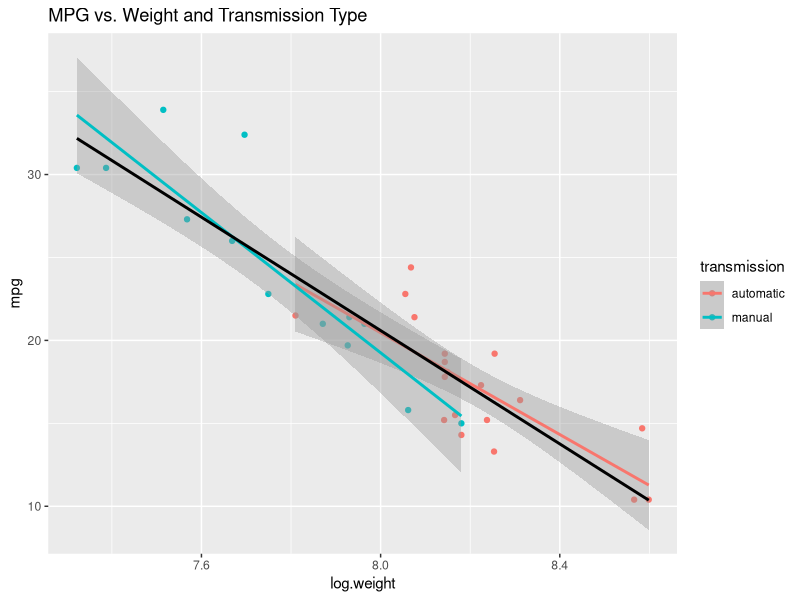
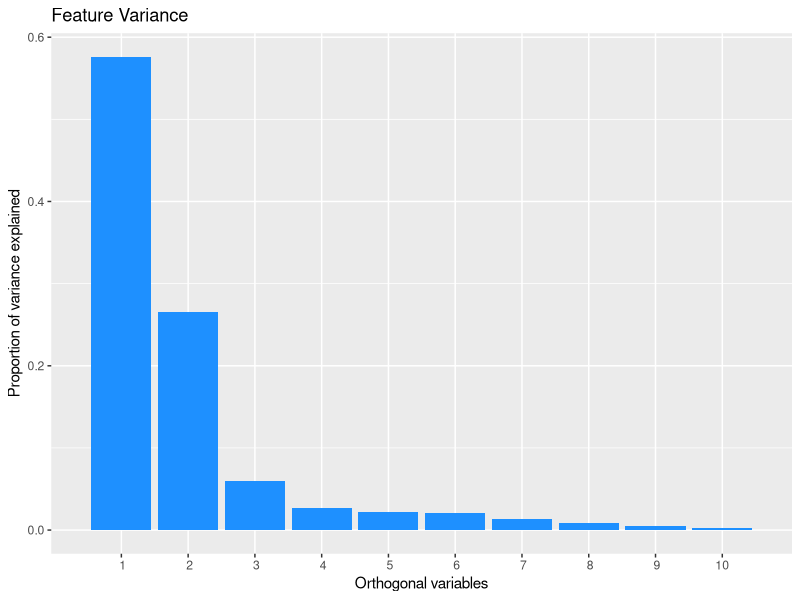
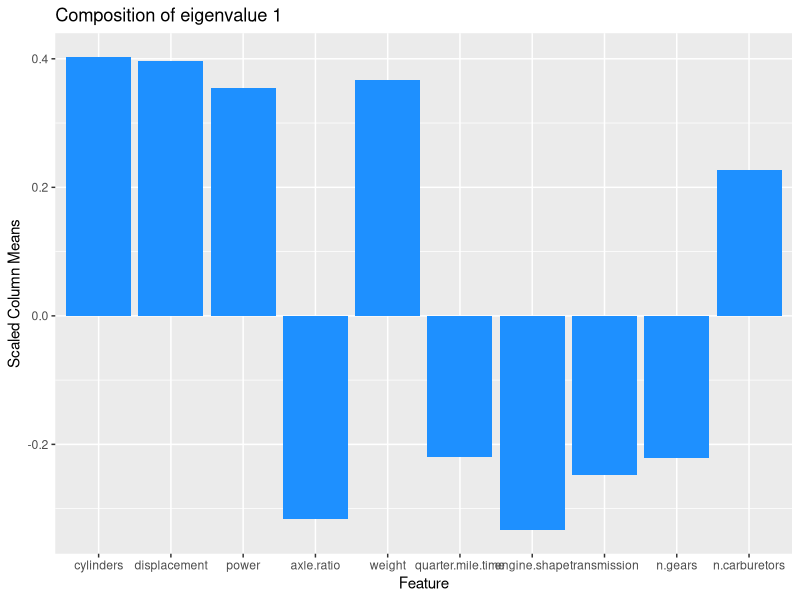
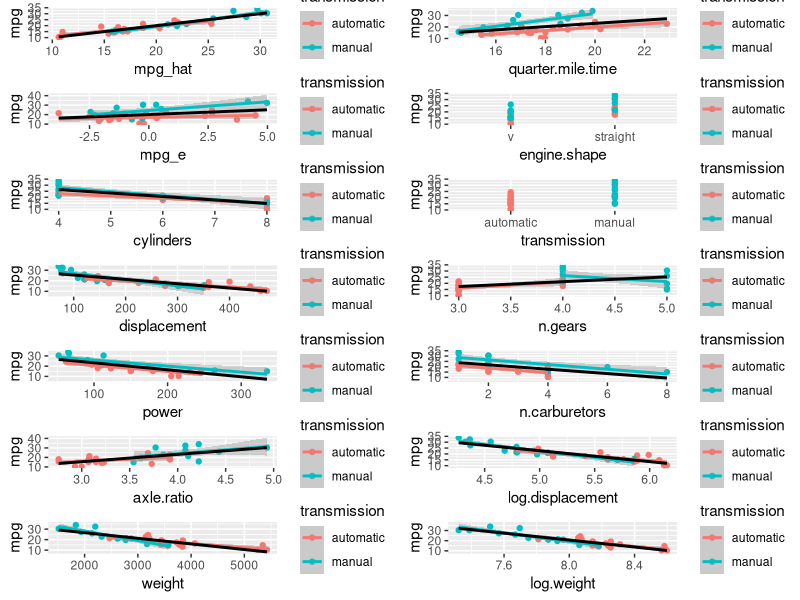
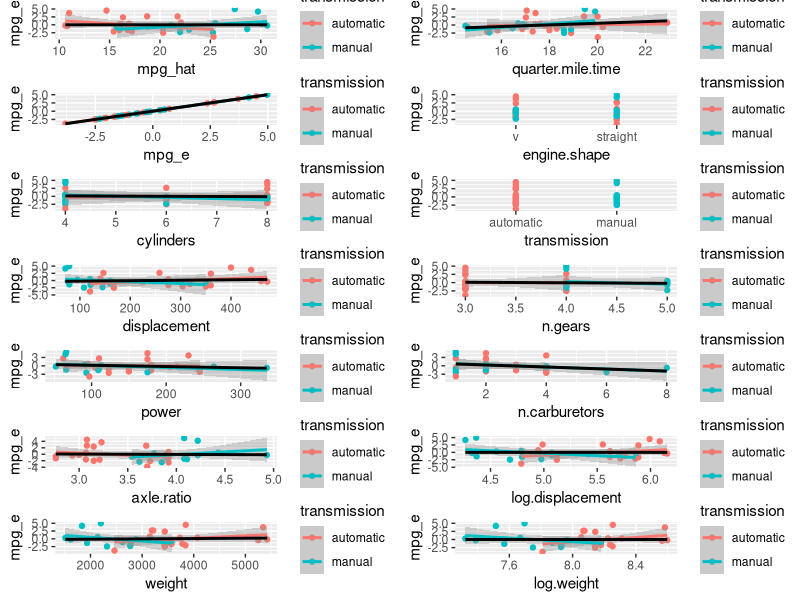

These charts were generated, in order, by the following R code:
## ---- chunk 1
library(datasets)
library(dplyr)
library(xtable)
# library(GGally)
library(ggplot2)

graphics.off()

setwd("~/../datascience/RegressionModels-MotorCars")
data(mtcars)

# ?mtcars

# rename vars
mtcars <- rename(mtcars, cylinders=cyl, displacement=disp, power=hp, 
                 axle.ratio=drat, weight=wt, quarter.mile.time=qsec, 
                 engine.shape=vs, transmission=am, n.gears=gear, 
                 n.carburetors=carb)

# move row names into it's own column
mtcars <-  mutate(mtcars, carnames=rownames(mtcars))
# move carnames to 1st column
mtcars <- mtcars[,c(ncol(mtcars),1:length(mtcars)-1)]
## ---- chunk 2
# clarify values based on ?mtcars info
mtcars <- mutate(mtcars,
                 weight=weight*1000,
                 engine.shape=factor(engine.shape, levels=c(0,1), 
                                     labels=c("v","straight")),
                 transmission=factor(transmission, levels=c(0,1),
                                     labels=c("automatic","manual")),
                 log.displacement=log(displacement),
                 log.weight=log(weight))

# for ease of using plot(myfit)
rownames(mtcars) <- mtcars$carnames
# note: engine.shape has levels(0,1) = ("v","straight")
#       transmission has levels(0,1) = ("auto","manual")
## ---- chunk 3
tab <- xtable(head(mtcars))
print(tab, type = "html")
## ---- chunk 4
mtcars %>% group_by(transmission) %>% summarize(mean(mpg))
## ---- chunk 5
# consider avoiding ggplot calls inside of a function. Behavior can be unpredictable
plot.mpg.by <- function(var, main=NULL) {
    ggplot(mtcars, aes_string(x=var, y="mpg", col="transmission")) +
        geom_point() + 
        geom_smooth(method="lm") +
        geom_smooth(aes_string(x=var, y="mpg"), method="lm", 
                    col="black", se=FALSE) +
        labs(title=main)
}
## ---- chunk 6
plot.mpg.by("log.weight", main="MPG vs. Weight and Transmission Type")
## ---- chunk 7
inputs <- select(mtcars, cylinders:n.carburetors)
mtcars.svd <- svd(scale(sapply(inputs, unclass)))

gg <- ggplot() + 
    geom_bar(aes(x=1:length(mtcars.svd$d), 
                 y=mtcars.svd$d^2/sum(mtcars.svd$d^2)),
             stat="identity",
             fill="dodgerblue") + 
    scale_x_discrete(limits=1:length(inputs)) +
    labs(title="Feature Variance") +
    labs(x="Orthogonal variables") +
    labs(y="Proportion of variance explained")
print(gg)
## ---- chunk 8
eigval <- 1
gg.svd.eigval <- ggplot() + 
    geom_bar(aes(x=1:length(inputs), y=mtcars.svd$v[,eigval]),
             stat="identity",
             fill="dodgerblue") + 
        scale_x_discrete(limits=names(inputs)) +
        labs(title=paste("Composition of eigenvalue",eigval)) +
        labs(x="Feature") +
        labs(y="Scaled Column Means")
print(gg.svd.eigval)
## ---- chunk 9
fit <- list()
fit[[1]] <- lm(mpg ~ transmission, data=mtcars)
fit[[2]] <- lm(mpg ~ transmission + log.weight, data=mtcars)
fit[[3]] <- lm(mpg ~ transmission + log.weight + log.displacement, data=mtcars)
fit[[4]] <- lm(mpg ~ transmission + log.weight + log.displacement +
               quarter.mile.time, data=mtcars)
fit[[5]] <- lm(mpg ~ transmission + 
                 log.weight + log.displacement +
                 cylinders + 
                 power + axle.ratio +
                 quarter.mile.time + engine.shape +
                 n.gears + n.carburetors, data=mtcars)

fit.anova <- anova(fit[[1]], fit[[2]], fit[[3]], fit[[4]], fit[[5]])
print(fit.anova)

bestmodel <- fit[[tail(which(fit.anova$"Pr(>F)" <= .05),n=1)]]
bestmodel.str <- deparse(bestmodel$call)
bestmodel.str <- paste0(bestmodel.str[1],bestmodel.str[2])
## ---- chunk 10
mtcars <- mutate(mtcars, 
                 mpg_hat = predict(bestmodel),
                 mpg_e = resid(bestmodel)) #mtcars$mpg - mpg_hat

# lines ignored for clarity
# move mpg_hat and mpg_e to 3rd and 4th columns
mtcars <- mtcars[,c(1,2,ncol(mtcars)-1, ncol(mtcars), 3:(length(mtcars)-2))]
## ---- chunk 11
# Multiple plot function
#
# ggplot objects can be passed in ..., or to plotlist (as a list of ggplot objects)
# - cols:   Number of columns in layout
# - layout: A matrix specifying the layout. If present, 'cols' is ignored.
#
# If the layout is something like matrix(c(1,2,3,3), nrow=2, byrow=TRUE),
# then plot 1 will go in the upper left, 2 will go in the upper right, and
# 3 will go all the way across the bottom.
#
# credit: http://www.cookbook-r.com/Graphs/Multiple_graphs_on_one_page_(ggplot2)/
# author: winston@stdout.org
#
multiplot <- function(..., plotlist=NULL, file, cols=1, layout=NULL) {
  library(grid)

  # Make a list from the ... arguments and plotlist
  plots <- c(list(...), plotlist)

  numPlots = length(plots)

  # If layout is NULL, then use 'cols' to determine layout
  if (is.null(layout)) {
    # Make the panel
    # ncol: Number of columns of plots
    # nrow: Number of rows needed, calculated from # of cols
    layout <- matrix(seq(1, cols * ceiling(numPlots/cols)),
                    ncol = cols, nrow = ceiling(numPlots/cols))
  }

 if (numPlots==1) {
    print(plots[[1]])

  } else {
    # Set up the page
    grid.newpage()
    pushViewport(viewport(layout = grid.layout(nrow(layout), ncol(layout))))

    # Make each plot, in the correct location
    for (i in 1:numPlots) {
      # Get the i,j matrix positions of the regions that contain this subplot
      matchidx <- as.data.frame(which(layout == i, arr.ind = TRUE))

      print(plots[[i]], vp = viewport(layout.pos.row = matchidx$row,
                                      layout.pos.col = matchidx$col))
    }
  }
}
## ---- chunk 12
# MPG vs feature broken out between automatic and manual
gg  <- list()
ii <- 0
for (feat.name in names(mtcars)[3:ncol(mtcars)]) {
    #tmp <- select(mtcars, mpg, transmission, feat.name)
    #rename(tmp, )
    ii <- ii + 1
    gg[[ii]] <- plot.mpg.by(feat.name)
}
windows(width = 9, height = 10, xpos = 0, rescale="fixed")
multiplot(plotlist = gg, cols=2)

#windows(width = 13, height = 11, xpos = 30)
#pairs(select(mtcars, -carnames), panel = panel.smooth, main = "Motor Cars", 
#      col = 3 + (mtcars$log.displacement > 5.25))

# ggpairs(mtcars, lower=list(continuous = "smooth"), params=c(method="lm"))
## ---- chunk 13
# MPG vs feature broken out between automatic and manual

plot.mpg_e.by <- function(var, main=NULL) {
    ggplot(mtcars, aes_string(x=var, y="mpg_e", col="transmission")) +
        geom_point() + 
        geom_smooth(method="lm") +
        geom_smooth(aes_string(x=var, y="mpg_e"), method="lm", 
                    col="black", se=FALSE) +
        labs(title=main)
}

gg  <- list()
ii <- 0
for (feat.name in names(mtcars)[3:ncol(mtcars)]) {
    #tmp <- select(mtcars, mpg, transmission, feat.name)
    #rename(tmp, )
    ii <- ii + 1
    gg[[ii]] <- plot.mpg_e.by(feat.name)
}
windows(width = 9, height = 10, xpos = 0, rescale="fixed")
multiplot(plotlist = gg, cols=2)

#windows(width = 13, height = 11, xpos = 30)
#pairs(select(mtcars, -carnames), panel = panel.smooth, main = "Motor Cars", 
#      col = 3 + (mtcars$log.displacement > 5.25))

# ggpairs(mtcars, lower=list(continuous = "smooth"), params=c(method="lm"))
## ---- chunk 14
# This doesn't work because of ggplot's inability to calculate valiables from local scope
#gg  <- list()
#for (ii in 1:length(mtcars.svd$d)) {
#    #tmp <- select(mtcars, mpg, transmission, feat.name)
#    #rename(tmp, )
#    eigval <<- ii
#    gg[[ii]] <- ggplot(environment=environment()) + 
#        geom_bar(aes(x=1:length(inputs), y=mtcars.svd$v[,eigval]),
#                 stat="identity",
#                 fill="dodgerblue") + 
#        scale_x_discrete(limits=names(inputs)) +
#        labs(title=paste("Composition of eigenvalue",eigval)) +
#        labs(x="Feature") +
#        labs(y="Scaled Column Means")
#}
#windows(width = 9, height = 10, xpos = 0, rescale="fixed")
#multiplot(plotlist = gg, cols=2)
